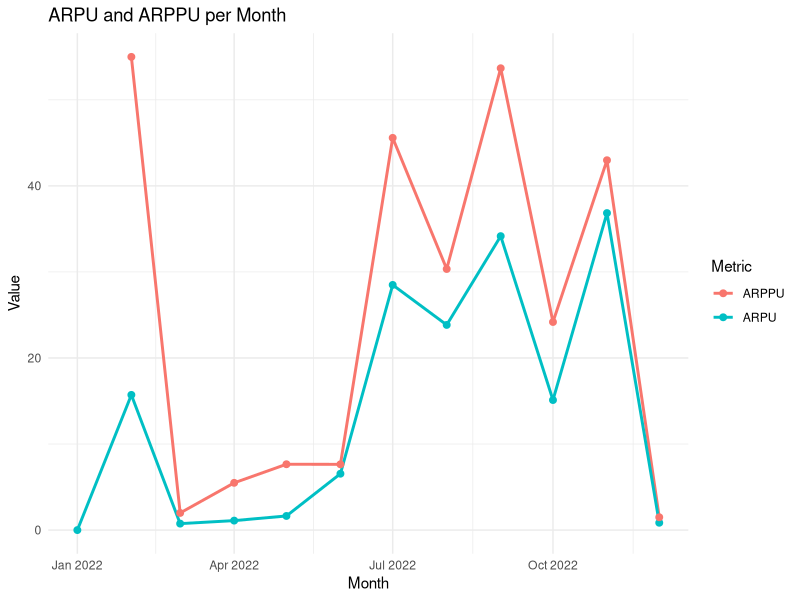

Write R code to recreate this figure.
## ---- chunk 1
library(ggplot2)

arpu <- read.csv("ARPUandARPPUperMonth.csv", na.strings = c("NULL", "NA"))
arpu$Month <- as.Date(paste0(arpu$Month, "-01"))

arpu_long <- rbind(
  data.frame(Month = arpu$Month, Metric = "ARPU",  Value = arpu$ARPU),
  data.frame(Month = arpu$Month, Metric = "ARPPU", Value = arpu$ARPPU)
)

ggplot(arpu_long, aes(x = Month, y = Value, color = Metric)) +
  geom_line(linewidth = 1) +
  geom_point(size = 2) +
  labs(title = "ARPU and ARPPU per Month", x = "Month", y = "Value") +
  theme_minimal()
